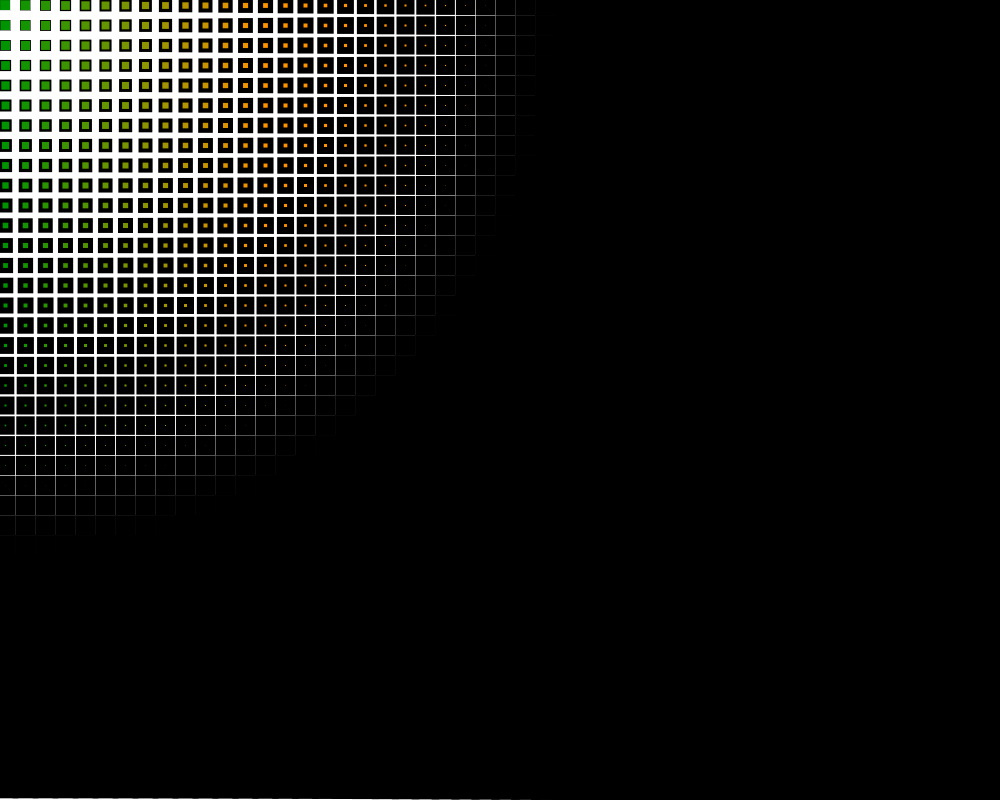
Frame 1 (no input)
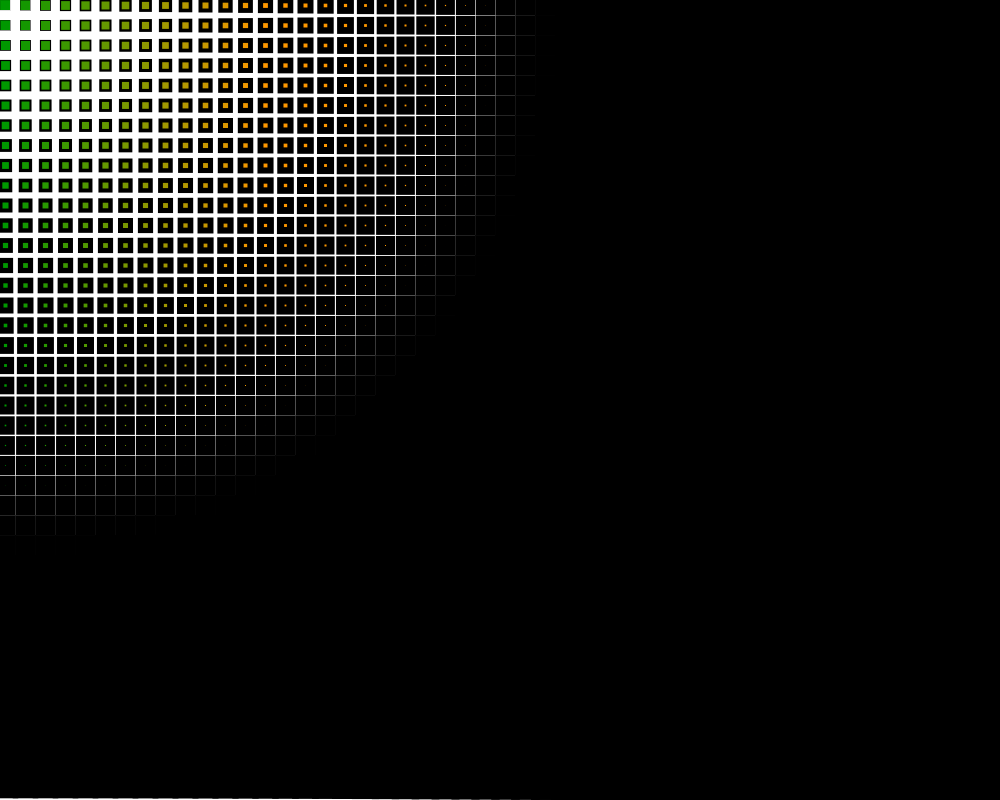
Frame 60 (the mouse pressed at the canvas centre just before this capture)
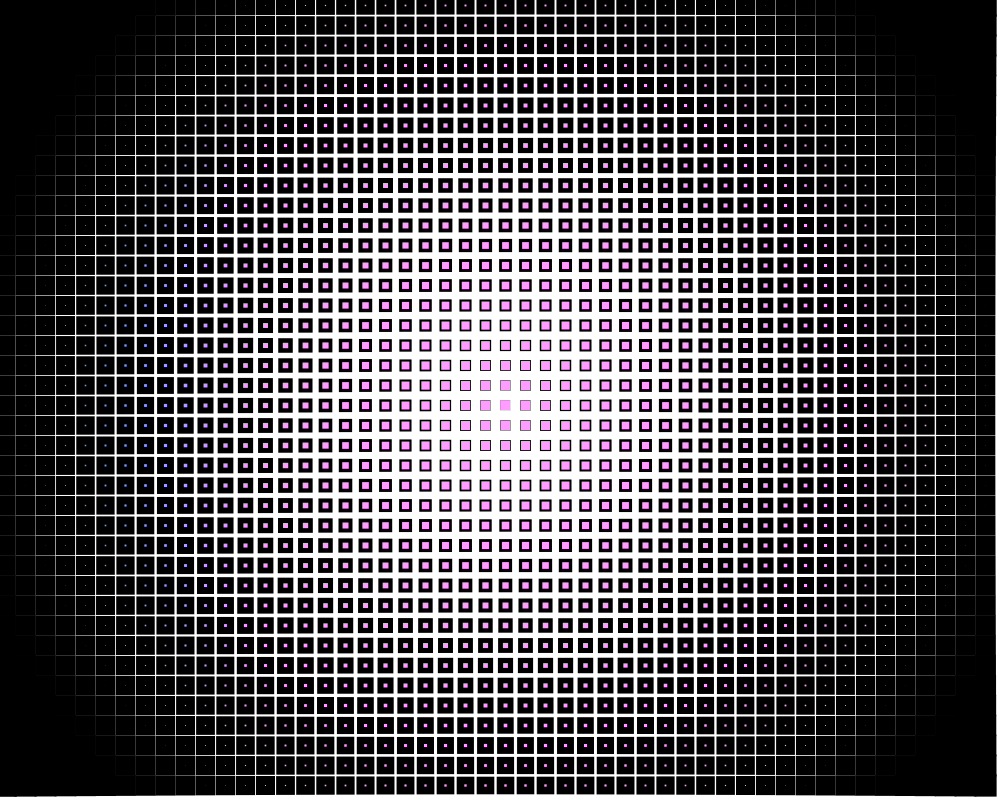
Frame 120 (the mouse held since frame 60 and released just before this capture)

The Processing sketch that drew these frames (run headless with seeded random() and noise(); from frame 60 on, the mouse is pressed at the canvas centre):

// Processing sketch: PXP_change_stroke_weight
// ── PXP_change_stroke_weight.pde
// // The world pixel by pixel 2019
// Daniel Rozin
//  grid of rects changing the stroke weight with mouse

int cellSize= 20;                  // the size of each element

void setup(){
 size(1000, 800);
}

void draw(){
  background (255);
  for (int x = 0; x < width ; x+=cellSize){
     for (int y = 0; y < height ; y+=cellSize){
       fill(x,second()*4,mouseX);            // give it some color and interactivilty
       float distanceToMouse= dist(x,y, mouseX, mouseY);
       strokeWeight (distanceToMouse/50);      // we want a small number so divide by 50
       rect(x,y,10,10);
     }
  }  
}
